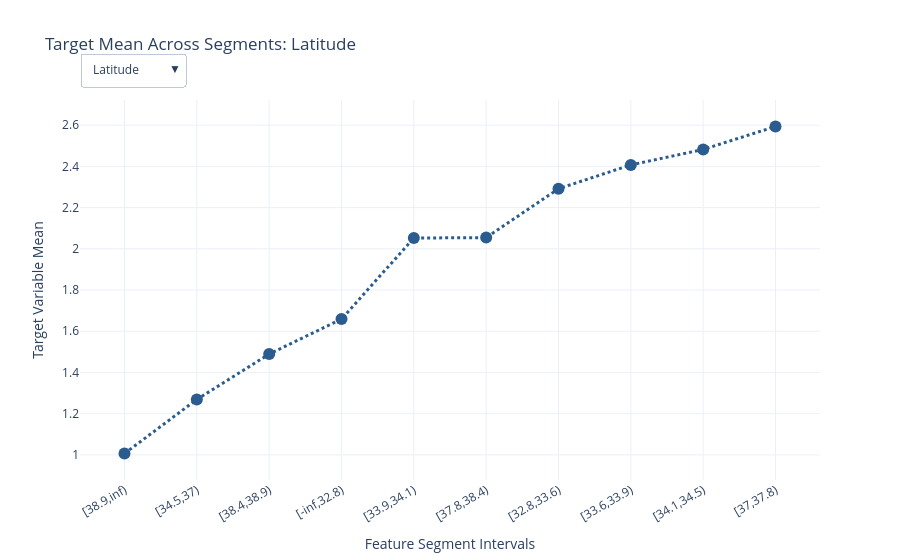

Notebook code for this chart:
### Code cell
create_feature_segments_plot_plotly(
    info_df=res
)

### Figure 1 — Plotly figure (JSON) as saved in the notebook; plotly's stock layout.template omitted (floating-point values rounded to 4 significant figures)
{"data": [{"line": {"color": "#2b5c8f", "dash": "dot", "width": 3}, "marker": {"color": "#2b5c8f", "size": 12, "symbol": "circle"}, "mode": "lines+markers", "name": "Latitude", "visible": true, "x": ["[38.9,inf)", "[34.5,37)", "[38.4,38.9)", "[-inf,32.8)", "[33.9,34.1)", "[37.8,38.4)", "[32.8,33.6)", "[33.6,33.9)", "[34.1,34.5)", "[37,37.8)"], "y": [1.007, 1.269, 1.489, 1.659, 2.052, 2.054, 2.292, 2.407, 2.482, 2.594], "type": "scatter"}, {"line": {"color": "#2b5c8f", "dash": "dot", "width": 3}, "marker": {"color": "#2b5c8f", "size": 12, "symbol": "circle"}, "mode": "lines+markers", "name": "MedInc", "visible": false, "x": ["[-inf,2.1)", "[2.1,2.4)", "[2.4,2.6)", "[2.6,2.8)", "[2.8,3.2)", "[3.2,3.5)", "[3.5,3.8)", "[3.8,4.1)", "[4.1,4.5)", "[4.5,5)", "[5,5.6)", "[5.6,6.4)", "[6.4,inf)"], "y": [1.134, 1.311, 1.443, 1.542, 1.702, 1.87, 1.989, 2.08, 2.253, 2.373, 2.624, 3.041, 4.03], "type": "scatter"}, {"line": {"color": "#2b5c8f", "dash": "dot", "width": 3}, "marker": {"color": "#2b5c8f", "size": 12, "symbol": "circle"}, "mode": "lines+markers", "name": "AveOccup", "visible": false, "x": ["[3.9,inf)", "[3.5,3.9)", "[3.3,3.5)", "[3.1,3.3)", "[2.8,3.1)", "[2.3,2.8)", "[2.1,2.3)", "[2,2.1)", "[-inf,2)"], "y": [1.442, 1.61, 1.846, 1.908, 2.089, 2.196, 2.373, 2.478, 2.704], "type": "scatter"}, {"line": {"color": "#2b5c8f", "dash": "dot", "width": 3}, "marker": {"color": "#2b5c8f", "size": 12, "symbol": "circle"}, "mode": "lines+markers", "name": "Longitude", "visible": false, "x": ["[-121.9,-118.9)", "[-117.6,inf)", "[-118.3,-118.2)", "[-118.2,-117.6)", "[-inf,-122.2)", "[-122.2,-121.9)", "[-118.4,-118.3)", "[-118.9,-118.4)"], "y": [1.471, 1.632, 1.781, 2.239, 2.398, 2.577, 2.829, 3.1], "type": "scatter"}, {"line": {"color": "#2b5c8f", "dash": "dot", "width": 3}, "marker": {"color": "#2b5c8f", "size": 12, "symbol": "circle"}, "mode": "lines+markers", "name": "AveBedrms", "visible": false, "x": ["[1.3,inf)", "[1.1,1.3)", "[1,1.1)", "[-inf,1)"], "y": [1.644, 1.905, 2.138, 2.138], "type": "scatter"}, {"line": {"color": "#2b5c8f", "dash": "dot", "width": 3}, "marker": {"color": "#2b5c8f", "size": 12, "symbol": "circle"}, "mode": "lines+markers", "name": "AveRooms", "visible": false, "x": ["[4.4,5)", "[-inf,4.4)", "[5,5.5)", "[5.5,5.9)", "[5.9,6.1)", "[6.1,6.5)", "[7.6,inf)", "[6.5,7.6)"], "y": [1.765, 1.831, 1.822, 1.975, 2.097, 2.308, 3.204, 2.883], "type": "scatter"}, {"line": {"color": "#2b5c8f", "dash": "dot", "width": 3}, "marker": {"color": "#2b5c8f", "size": 12, "symbol": "circle"}, "mode": "lines+markers", "name": "Population", "visible": false, "x": ["[-inf,359.5)", "[986.5,inf)", "[359.5,986.5)"], "y": [1.953, 2.028, 2.161], "type": "scatter"}, {"line": {"color": "#2b5c8f", "dash": "dot", "width": 3}, "marker": {"color": "#2b5c8f", "size": 12, "symbol": "circle"}, "mode": "lines+markers", "name": "HouseAge", "visible": false, "x": ["[-inf,20.5)", "[36.5,51.5)", "[27.5,36.5)", "[20.5,27.5)", "[51.5,inf)"], "y": [1.934, 2.056, 2.06, 2.088, 2.754], "type": "scatter"}], "layout": {"title": {"text": "Target Mean Across Segments: Latitude"}, "xaxis": {"title": {"text": "Feature Segment Intervals"}, "tickangle": -30}, "yaxis": {"title": {"text": "Target Variable Mean"}}, "hovermode": "x unified", "updatemenus": [{"active": 0, "buttons": [{"args": [{"visible": [true, false, false, false, false, false, false, false]}, {"title": "Target Mean Across Segments: Latitude"}], "label": "Latitude", "method": "update"}, {"args": [{"visible": [false, true, false, false, false, false, false, false]}, {"title": "Target Mean Across Segments: MedInc"}], "label": "MedInc", "method": "update"}, {"args": [{"visible": [false, false, true, false, false, false, false, false]}, {"title": "Target Mean Across Segments: AveOccup"}], "label": "AveOccup", "method": "update"}, {"args": [{"visible": [false, false, false, true, false, false, false, false]}, {"title": "Target Mean Across Segments: Longitude"}], "label": "Longitude", "method": "update"}, {"args": [{"visible": [false, false, false, false, true, false, false, false]}, {"title": "Target Mean Across Segments: AveBedrms"}], "label": "AveBedrms", "method": "update"}, {"args": [{"visible": [false, false, false, false, false, true, false, false]}, {"title": "Target Mean Across Segments: AveRooms"}], "label": "AveRooms", "method": "update"}, {"args": [{"visible": [false, false, false, false, false, false, true, false]}, {"title": "Target Mean Across Segments: Population"}], "label": "Population", "method": "update"}, {"args": [{"visible": [false, false, false, false, false, false, false, true]}, {"title": "Target Mean Across Segments: HouseAge"}], "label": "HouseAge", "method": "update"}], "direction": "down", "pad": {"r": 10, "t": 10}, "showactive": true, "x": 0.0, "xanchor": "left", "y": 1.15, "yanchor": "top"}]}}
